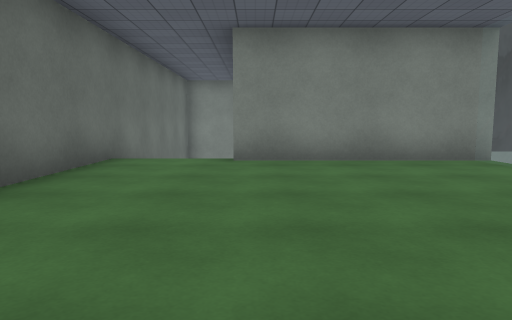
View 1 (above)

13 first-person views from a walk through a scene from a Unity 3-D project. The camera is 1.2 m above the floor, tilts 6° down and sees 70° across. The floor is counted in squares, 2 m on a side. Each view is taken from the middle of a square. On the plan, view 1 faces up. The plan holds only what a view shows up to about 10 squares ahead; the rest is blank. The place goes on beyond the plan. The player is left out. Some surface patterns are stand-ins.

View 2
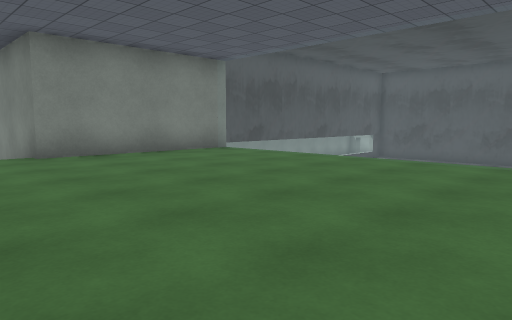

View 3
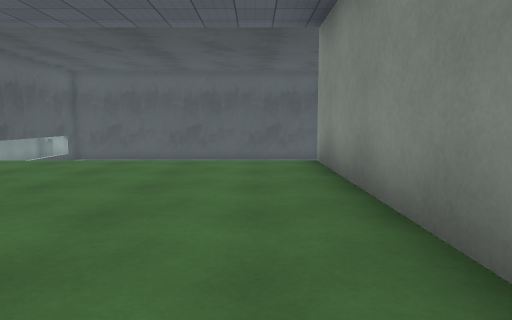

View 4
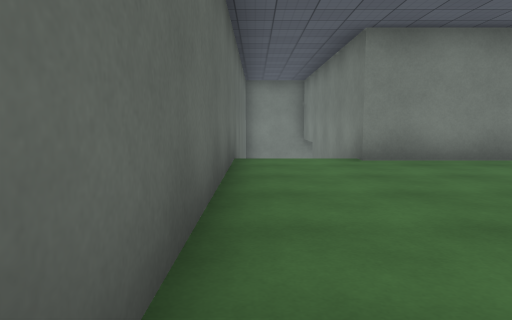

View 5
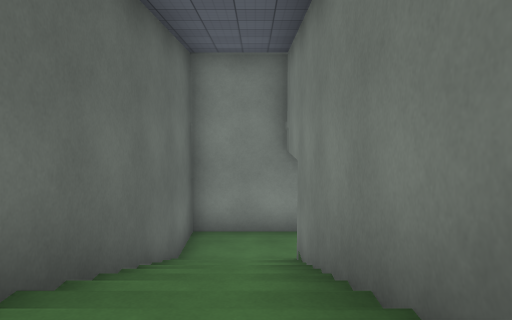

View 6
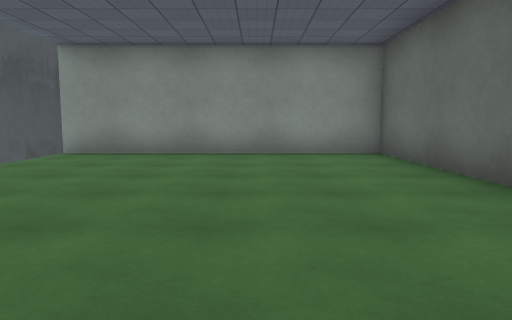

View 7
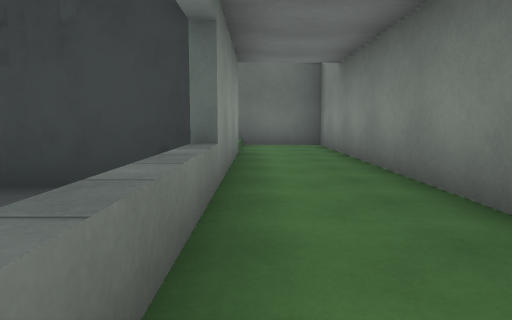

View 8
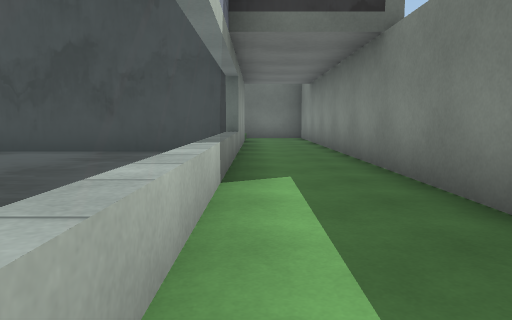

View 9
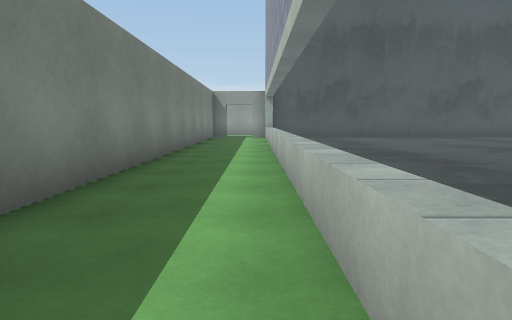

View 10
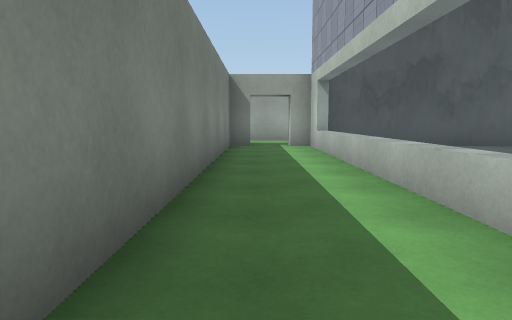

View 11
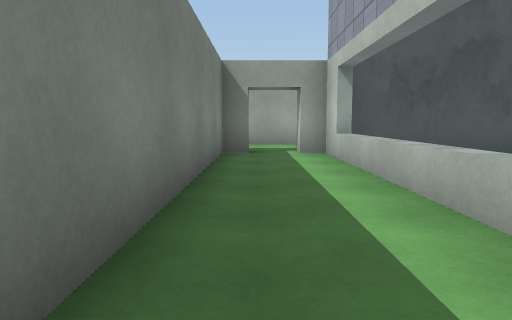

View 12
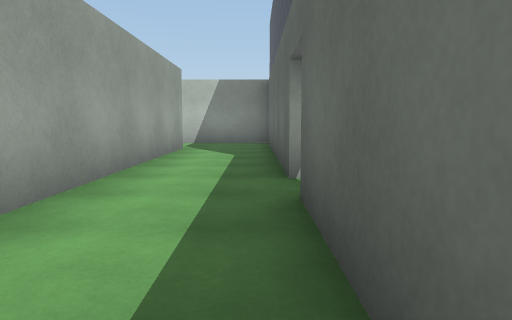

View 13
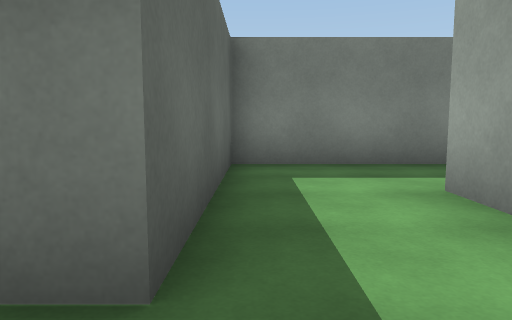

### Floor plan
Key: @ floor where view 1 was taken; # wall or solid block; . main floor; : floor 3.5 m higher than the main floor; / step, stairs or slope; = window, fence, low wall or low ledge; ^ raised ledge.
Columns run from 3 left of view 1 to 25 right of it. Each row starts with its distance up from view 1.
 16                         #####
 15                         #...
 14                         #..#
 13 #########################..#
 12 #..........................#
 11 #.......................#..#
 10 #//####=================#..#
  9 ^//^  ##.... ........   #..#
  8 ^//^   #...   .......   #..#
  7 ^//^   #..     ......  .#..#
  6 #//#^^##         ....  .#...
  5 #::::::=          ...   ##
  4 #::::::=
  3 #::::::=
  2 #::::::=
  1 #::::::=
  0 #::@:::=
 -1 #::::::=
 -2 ########

Positions as (right, up) in squares from view 1, and headings:
1: (0, 0), facing up
2: (-2, -1), facing up-right
3: (-2, -1), facing right
4: (-2, 0), facing up
5: (-1, 5), facing up
6: (0, 5), facing down
7: (7, 11), facing left
8: (11, 11), facing left
9: (7, 11), facing right
10: (12, 12), facing right
11: (14, 12), facing right
12: (22, 15), facing down
13: (22, 11), facing up
